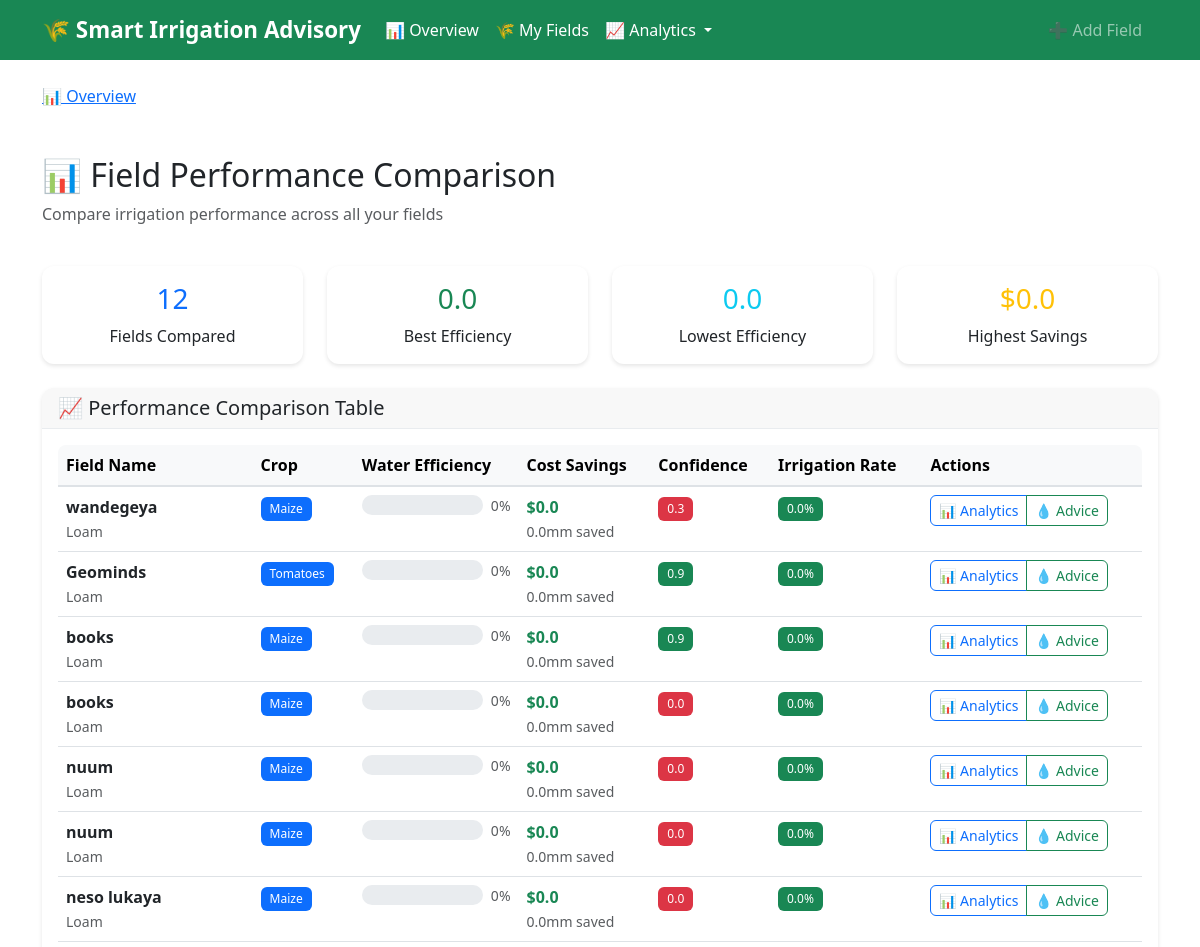
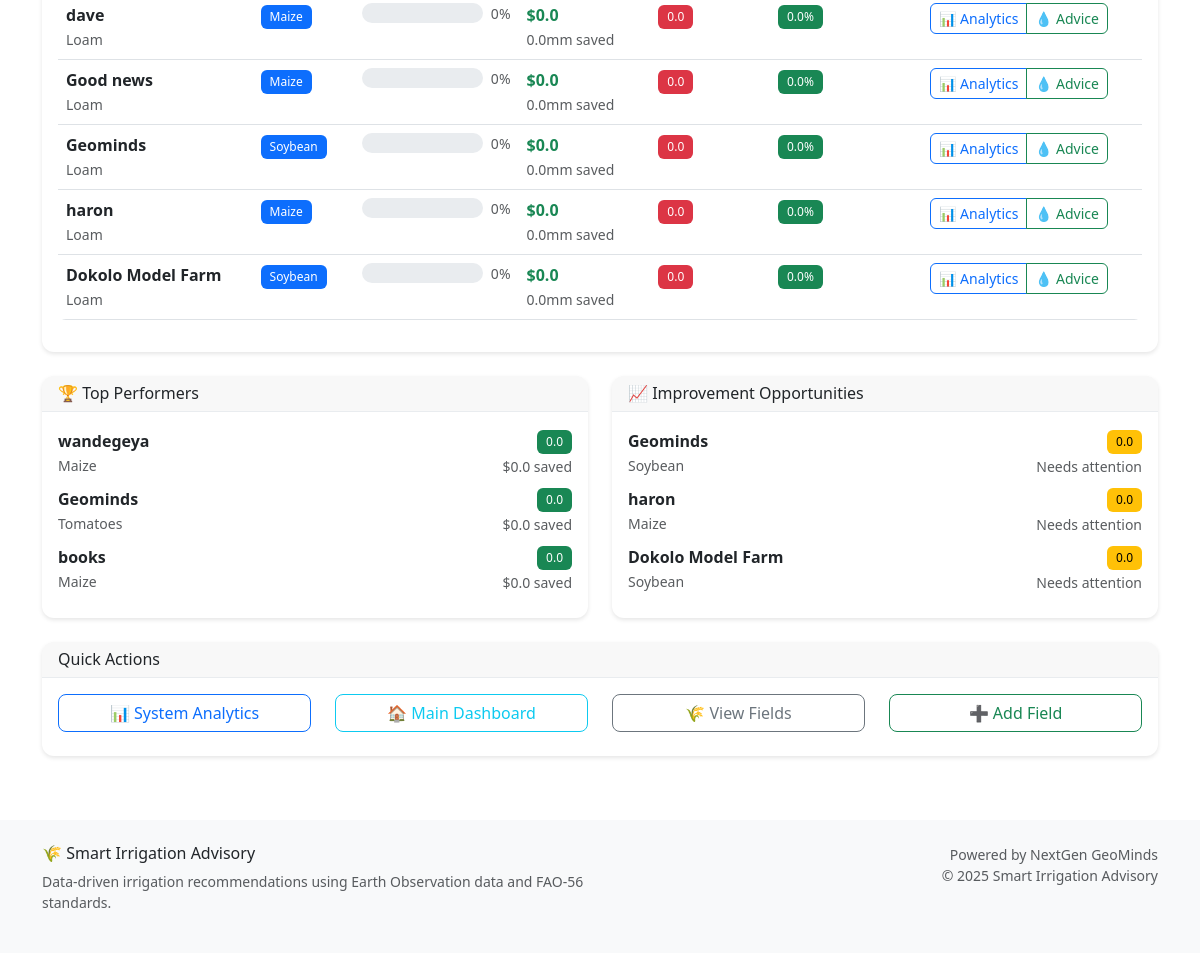
Before: /analytics/compare/ with the older database file (2 pictures, top to bottom).
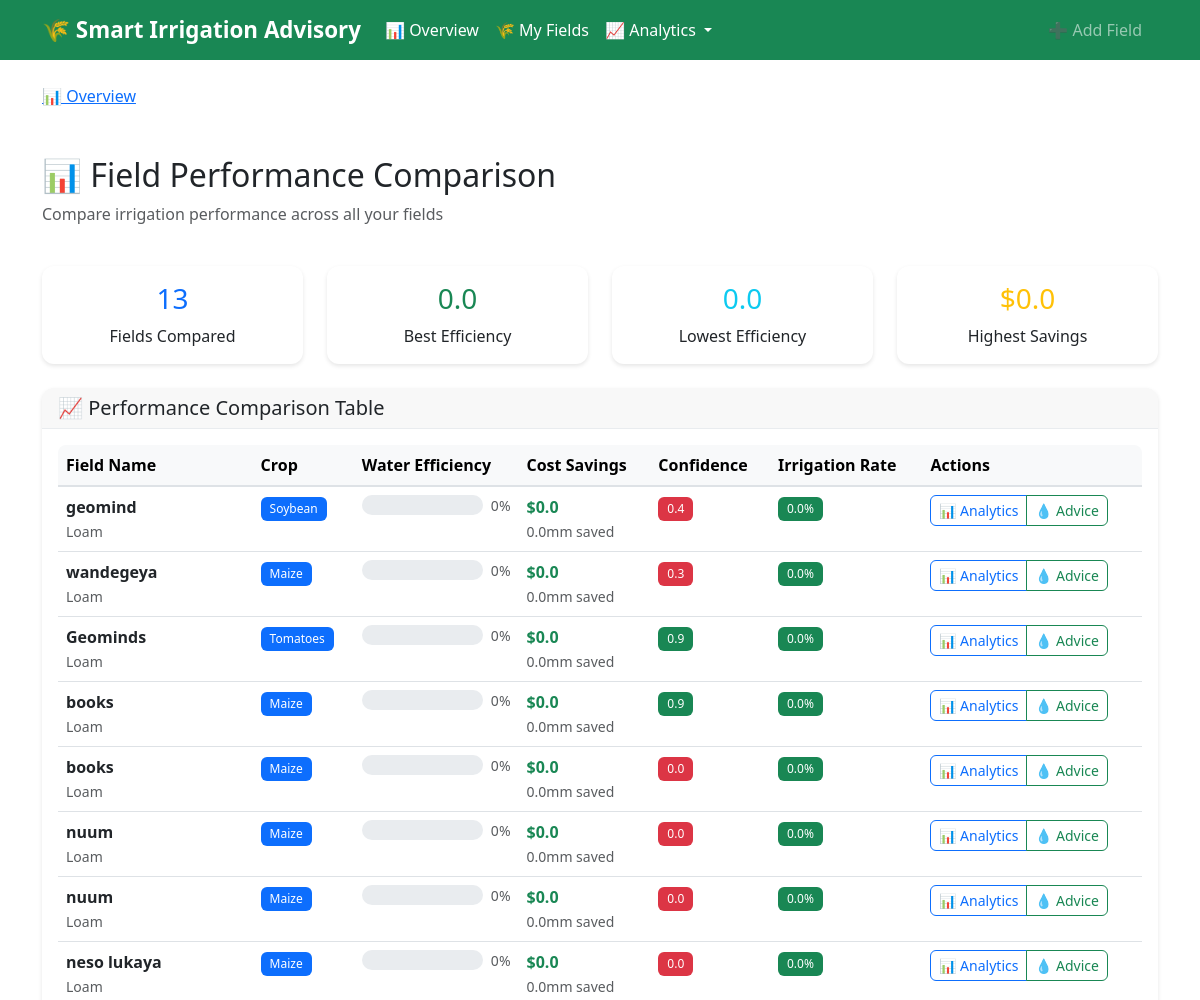
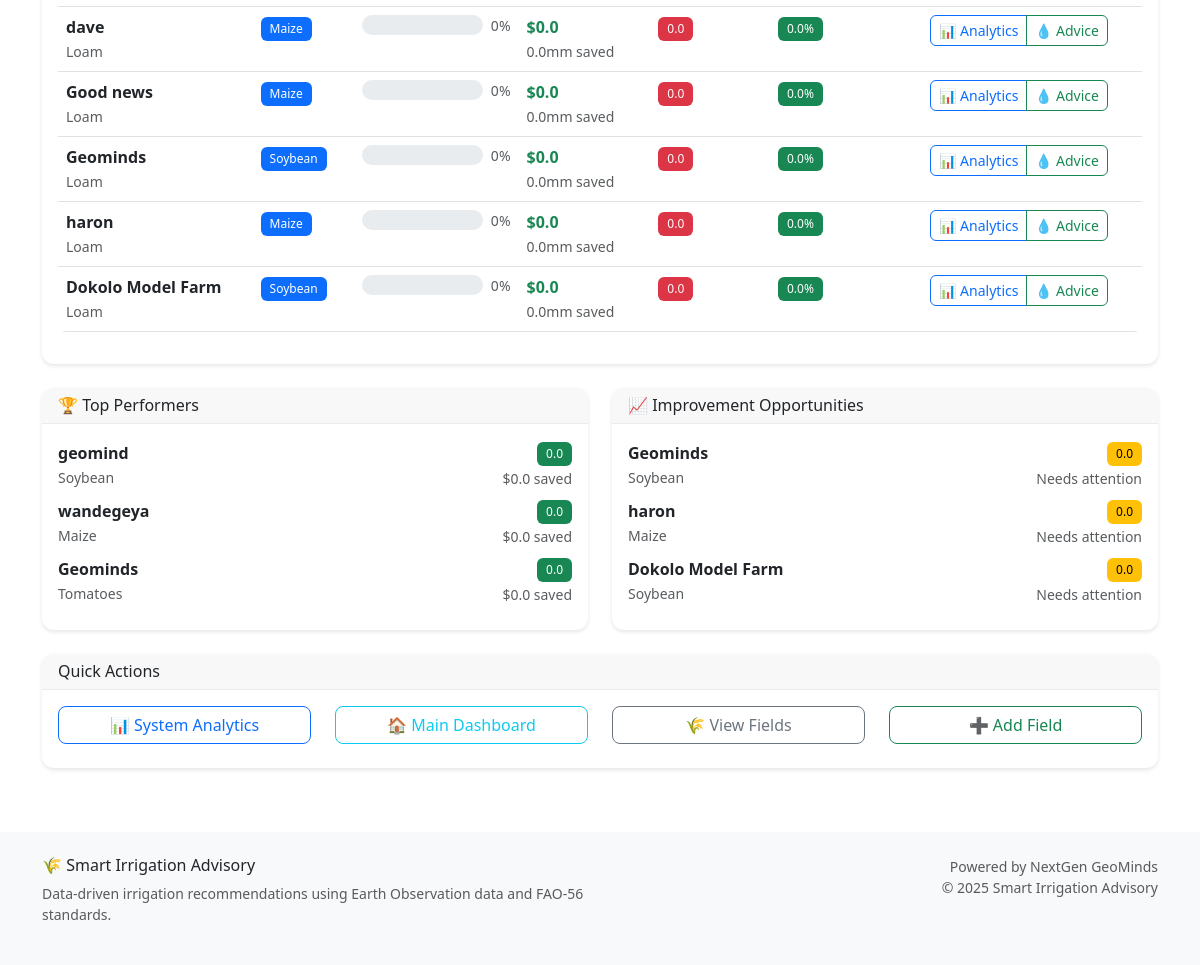
After: the same page with the newer database file (2 pictures, top to bottom).
### advisory/models.py (models this page shows, shortened)
class FarmField(models.Model):
    CROP_CHOICES = [
        ("maize", "Maize"),
        ("soybean", "Soybean"),
        ("rice", "Rice"),
        ("wheat", "Wheat"),
        ("sugarcane", "Sugarcane"),
        ("cotton", "Cotton"),
        ("beans", "Beans"),
        ("potatoes", "Potatoes"),
        ("tomatoes", "Tomatoes"),
        ("cassava", "Cassava"),
    ]
    SOIL_CHOICES = [
        ("clay", "Clay"),
        ("loam", "Loam"),
        ("sandy", "Sandy"),
        ("silt", "Silt"),
        ("clay_loam", "Clay Loam"),
        ("sandy_loam", "Sandy Loam"),
    ]
    name = models.CharField(max_length=100)
    latitude = models.FloatField(_('Latitude'), validators=[
        MinValueValidator(-90.0), MaxValueValidator(90.0)])
    longitude = models.FloatField(_('Longitude'), validators=[
        MinValueValidator(-180.0), MaxValueValidator(180.0)])
    soil_type = models.CharField(
        choices=SOIL_CHOICES, max_length=20, default="loam", null=True, blank=True)
    crop_type = models.CharField(
        choices=CROP_CHOICES, max_length=20, default="maize")
    planting_date = models.DateField(_('Planting Date'), default=date.today)
    field_area_ha = models.FloatField(
        _('Field Area (ha)'),
        validators=[MinValueValidator(0.1), MaxValueValidator(1000.0)],
        null=True, blank=True,
        help_text="Field area in hectares"
    )
    elevation = models.FloatField(
        _('Elevation (m)'),
        null=True, blank=True,
        help_text="Field elevation in meters"
    )
    created_at = models.DateTimeField(auto_now_add=True)
    updated_at = models.DateTimeField(auto_now=True)
    class Meta:
        ordering = ['-created_at']
        verbose_name = 'Farm Field'
        verbose_name_plural = 'Farm Fields'

### advisory/views.py (the view)
# urls.py: path('analytics/compare/', views.performance_comparison_view,
def performance_comparison_view(request):
    fields = FarmField.objects.all()
    analytics = IrrigationAnalytics()
    field_performances = []
    for field in fields:
        performance = analytics.get_field_performance_summary(field.id, 30)
        field_performances.append({
            'field': field,
            'performance': performance
        })
    field_performances.sort(
        key=lambda x: x['performance']['water_use_efficiency'], reverse=True)
    context = {
        'field_performances': field_performances,
        'total_fields': len(field_performances)
    }
    return render(request, 'advisory/performance_comparison.html', context)

### advisory/utils/analytics.py (called while the page is built)
    def _generate_performance_recommendations(self, efficiency: float, confidence: float,
                                              irrigation_count: int, total_count: int) -> List[str]:
        recommendations = []
        if efficiency < 0.7:
            recommendations.append(
                "Consider adjusting irrigation timing to improve water use efficiency")
        if confidence < 0.6:
            recommendations.append(
                "Data quality could be improved by ensuring consistent weather data sources")
        if irrigation_count / total_count > 0.8:
            recommendations.append(
                "High irrigation frequency detected - consider soil moisture monitoring")
        if not recommendations:
            recommendations.append(
                "Performance is optimal - continue current practices")
        return recommendations

### templates/advisory/performance_comparison.html (shortened to what the changed rows need)
{% extends "base.html" %} {% block title %}Performance Comparison{% endblock %} {% block content %}
<div class="container mt-4">
  <div class="row mb-4">
    <div class="col-12">
      <h2>📊 Field Performance Comparison</h2>
    </div>
  </div>
  {% if field_performances %}
  <div class="row mb-4">
    <div class="col-md-3">
      <div class="card text-center">
        <div class="card-body">
          <h3 class="text-primary">{{ total_fields }}</h3>
          <p class="card-text">Fields Compared</p>
        </div>
      </div>
    </div>
    <div class="col-md-3">
      <div class="card text-center">
        <div class="card-body">
          <h3 class="text-success">
            {% for fp in field_performances %} {% if forloop.first %} {{ fp.performance.water_use_efficiency|floatformat:1 }} {% endif %} {% endfor %}
          </h3>
          <p class="card-text">Best Efficiency</p>
        </div>
      </div>
    </div>
    <div class="col-md-3">
      <div class="card text-center">
        <div class="card-body">
          <h3 class="text-info">
            {% for fp in field_performances %} {% if forloop.last %} {{ fp.performance.water_use_efficiency|floatformat:1 }} {% endif %} {% endfor %}
          </h3>
          <p class="card-text">Lowest Efficiency</p>
        </div>
      </div>
    </div>
    <div class="col-md-3">
      <div class="card text-center">
        <div class="card-body">
          <h3 class="text-warning">
            {% for fp in field_performances %} {% if forloop.first %} ${{ fp.performance.cost_savings|floatformat:1 }} {% endif %} {% endfor %}
          </h3>
          <p class="card-text">Highest Savings</p>
        </div>
      </div>
    </div>
  </div>
  <div class="card">
    <div class="card-header">
      <h5 class="mb-0">📈 Performance Comparison Table</h5>
    </div>
    <div class="card-body">
      <div class="table-responsive">
        <table class="table table-hover">
          <thead class="table-light">
            <tr>
              <th>Field Name</th>
              <th>Crop</th>
              <th>Water Efficiency</th>
              <th>Cost Savings</th>
              <th>Confidence</th>
              <th>Irrigation Rate</th>
              <th>Actions</th>
            </tr>
          </thead>
          <tbody>
            {% for fp in field_performances %}
            <tr>
              <td>
                <strong>{{ fp.field.name }}</strong>
                <br /><small class="text-muted">{{ fp.field.soil_type|title }}</small>
              </td>
              <td>
                <span class="badge bg-primary">{{ fp.field.crop_type|title }}</span>
              </td>
              <td>
                <div class="d-flex align-items-center">
                  <div class="progress flex-grow-1 me-2" style="height: 20px">
                  </div>
                  <small class="text-muted">{{ fp.performance.water_use_efficiency|floatformat:0 }}%</small>
                </div>
              </td>
              <td>
                <span class="text-success fw-bold">${{ fp.performance.cost_savings|floatformat:1 }}</span>
                <br /><small class="text-muted">{{ fp.performance.water_saved|floatformat:1 }}mm saved</small>
              </td>
              <td>
                <span
                  class="badge {% if fp.performance.avg_confidence > 0.7 %}bg-success{% elif fp.performance.avg_confidence > 0.4 %}bg-warning{% else %}bg-danger{% endif %}"
                >
                  {{ fp.performance.avg_confidence|floatformat:1 }}
                </span>
              </td>
              <td>
                <span
                  class="badge {% if fp.performance.irrigation_frequency > 0.8 %}bg-warning{% elif fp.performance.irrigation_frequency > 0.5 %}bg-info{% else %}bg-success{% endif %}"
                >
                  {{ fp.performance.irrigation_frequency|floatformat:1 }}%
                </span>
              </td>
              <td>
                <div class="btn-group btn-group-sm">
                  <a href="{% url 'advisory:field_analytics' fp.field.id %}" class="btn btn-outline-primary"> 📊 Analytics </a>
                  <a href="{% url 'advisory:get_advice' fp.field.id %}" class="btn btn-outline-success"> 💧 Advice </a>
                </div>
              </td>
            </tr>
            {% endfor %}
          </tbody>
        </table>
      </div>
    </div>
  </div>
  <div class="row mt-4">
    <div class="col-md-6">
      <div class="card">
        <div class="card-header">
          <h6 class="mb-0">🏆 Top Performers</h6>
        </div>
        <div class="card-body">
          {% for fp in field_performances|slice:":3" %}
          <div class="d-flex justify-content-between align-items-center mb-2">
            <div>
              <strong>{{ fp.field.name }}</strong>
              <br /><small class="text-muted">{{ fp.field.crop_type|title }}</small>
            </div>
            <div class="text-end">
              <span class="badge bg-success">{{ fp.performance.water_use_efficiency|floatformat:1 }}</span>
              <br /><small class="text-muted">${{ fp.performance.cost_savings|floatformat:1 }} saved</small>
            </div>
          </div>
          {% endfor %}
        </div>
      </div>
    </div>
    <div class="col-md-6">
      <div class="card">
        <div class="card-header">
          <h6 class="mb-0">📈 Improvement Opportunities</h6>
        </div>
        <div class="card-body">
          {% for fp in field_performances|slice:"-3:" %}
          <div class="d-flex justify-content-between align-items-center mb-2">
            <div>
              <strong>{{ fp.field.name }}</strong>
              <br /><small class="text-muted">{{ fp.field.crop_type|title }}</small>
            </div>
            <div class="text-end">
              <span class="badge bg-warning">{{ fp.performance.water_use_efficiency|floatformat:1 }}</span>
              <br /><small class="text-muted">Needs attention</small>
            </div>
          </div>
          {% endfor %}
        </div>
      </div>
    </div>
  </div>
  {% endif %}
</div>
{% endblock %}

Changed rows visible on the page:
no longer on one of the page's lists (row unchanged): FarmField: field.name "books", field.crop_type "Maize"
added FarmField: performance.water_use_efficiency "0.0", performance.cost_savings "0.0", field.name "geomind", field.soil_type "Loam", field.crop_type "Soybean", performance.water_use_efficiency "0", performance.water_saved "0.0", performance.avg_confidence "0.4", performance.irrigation_frequency "0.0"
Other visible differences:
{{ total_fields }}: "12" → "13"
